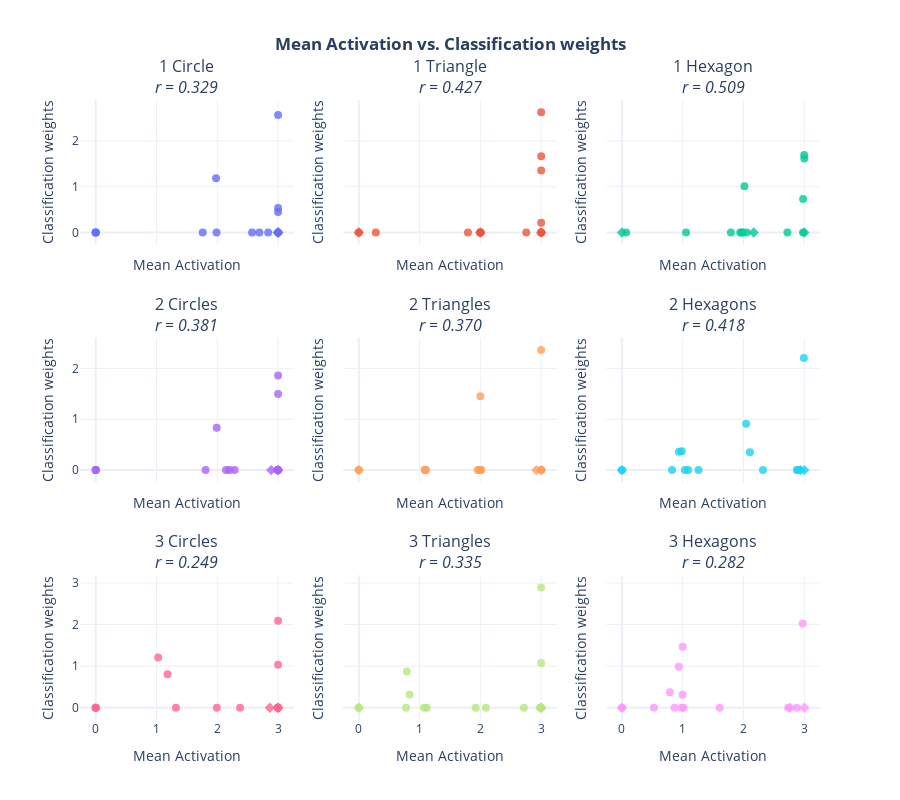

Here is the notebook cell this chart was saved with:
### Code cell
plot_importance_comparison(
    transformed_mean_scores, 
    transformed_weight_scores, 
    class_idx_to_name,
    figure_title="Mean Activation vs. Classification weights",
    x_label="Mean Activation",
    y_label="Classification weights",
    special_prototypes=DEAD_PROTOTYPES,
    special_label='Dead',
    exclude_special_prototypes_from_corr_calc=True
)

### Figure 1 — Plotly figure (JSON) as saved in the notebook; plotly's stock layout.template omitted (floating-point values rounded to 4 significant figures)
{"data": [{"hovertext": ["Prototype 0", "Prototype 1", "Prototype 2", "Prototype 3", "Prototype 4", "Prototype 5", "Prototype 6", "Prototype 7", "Prototype 8", "Prototype 9", "Prototype 10", "Prototype 11", "Prototype 12", "Prototype 13<br>Dead", "Prototype 14<br>Dead", "Prototype 15<br>Dead"], "marker": {"opacity": 0.8, "size": 8, "symbol": ["circle", "circle", "circle", "circle", "circle", "circle", "circle", "circle", "circle", "circle", "circle", "circle", "circle", "diamond", "diamond", "diamond"]}, "mode": "markers", "name": "Class 0", "type": "scatter", "x": [3, 0, 2.572, 1.98, 1.987, 2.838, 3, 3, 2.693, 0, 0, 1.76, 3, 3, 3, 3], "xaxis": "x", "y": [0.447, 0, 0, 1.184, 0, 0, 2.569, 0, 0, 0, 0, 0, 0.533, 0, 0, 0], "yaxis": "y"}, {"hovertext": ["Prototype 0", "Prototype 1", "Prototype 2", "Prototype 3", "Prototype 4", "Prototype 5", "Prototype 6", "Prototype 7", "Prototype 8", "Prototype 9", "Prototype 10", "Prototype 11", "Prototype 12", "Prototype 13<br>Dead", "Prototype 14<br>Dead", "Prototype 15<br>Dead"], "marker": {"opacity": 0.8, "size": 8, "symbol": ["circle", "circle", "circle", "circle", "circle", "circle", "circle", "circle", "circle", "circle", "circle", "circle", "circle", "diamond", "diamond", "diamond"]}, "mode": "markers", "name": "Class 1", "type": "scatter", "x": [3, 2.755, 3, 3, 2, 1.995, 3, 3, 1.795, 0.28, 0, 3, 2.003, 3, 0, 2], "xaxis": "x2", "y": [0, 0, 0, 2.628, 0, 0, 1.667, 0.2123, 0, 0, 0, 1.356, 0, 0, 0, 0], "yaxis": "y2"}, {"hovertext": ["Prototype 0", "Prototype 1", "Prototype 2", "Prototype 3", "Prototype 4", "Prototype 5", "Prototype 6", "Prototype 7", "Prototype 8", "Prototype 9", "Prototype 10", "Prototype 11", "Prototype 12", "Prototype 13<br>Dead", "Prototype 14<br>Dead", "Prototype 15<br>Dead"], "marker": {"opacity": 0.8, "size": 8, "symbol": ["circle", "circle", "circle", "circle", "circle", "circle", "circle", "circle", "circle", "circle", "circle", "circle", "circle", "diamond", "diamond", "diamond"]}, "mode": "markers", "name": "Class 2", "type": "scatter", "x": [2.98, 0.07, 2.98, 2.015, 1.945, 1.055, 2.053, 1.793, 1.975, 2.723, 3, 2.997, 1.99, 3, 0, 2.168], "xaxis": "x3", "y": [0.7294, 0, 0, 1.007, 0, 0, 0, 0, 0, 0, 1.618, 1.695, 0, 0, 0, 0], "yaxis": "y3"}, {"hovertext": ["Prototype 0", "Prototype 1", "Prototype 2", "Prototype 3", "Prototype 4", "Prototype 5", "Prototype 6", "Prototype 7", "Prototype 8", "Prototype 9", "Prototype 10", "Prototype 11", "Prototype 12", "Prototype 13<br>Dead", "Prototype 14<br>Dead", "Prototype 15<br>Dead"], "marker": {"opacity": 0.8, "size": 8, "symbol": ["circle", "circle", "circle", "circle", "circle", "circle", "circle", "circle", "circle", "circle", "circle", "circle", "circle", "diamond", "diamond", "diamond"]}, "mode": "markers", "name": "Class 3", "type": "scatter", "x": [2.285, 0, 2.142, 1.808, 3, 3, 2.2, 3, 2.99, 0, 0, 1.99, 2.997, 3, 3, 2.888], "xaxis": "x4", "y": [0, 0, 0, 0, 1.861, 1.495, 0, 0, 0, 0, 0, 0.8326, 0, 0, 0, 0], "yaxis": "y4"}, {"hovertext": ["Prototype 0", "Prototype 1", "Prototype 2", "Prototype 3", "Prototype 4", "Prototype 5", "Prototype 6", "Prototype 7", "Prototype 8", "Prototype 9", "Prototype 10", "Prototype 11", "Prototype 12", "Prototype 13<br>Dead", "Prototype 14<br>Dead", "Prototype 15<br>Dead"], "marker": {"opacity": 0.8, "size": 8, "symbol": ["circle", "circle", "circle", "circle", "circle", "circle", "circle", "circle", "circle", "circle", "circle", "circle", "circle", "diamond", "diamond", "diamond"]}, "mode": "markers", "name": "Class 4", "type": "scatter", "x": [1.995, 3, 3, 1.105, 1.987, 1.955, 2, 1.09, 1.085, 3, 0, 1.997, 2.013, 3, 0, 2.92], "xaxis": "x5", "y": [0, 2.364, 0, 0, 0, 0, 1.45, 0, 0, 0, 0, 0, 0, 0, 0, 0], "yaxis": "y5"}, {"hovertext": ["Prototype 0", "Prototype 1", "Prototype 2", "Prototype 3", "Prototype 4", "Prototype 5", "Prototype 6", "Prototype 7", "Prototype 8", "Prototype 9", "Prototype 10", "Prototype 11", "Prototype 12", "Prototype 13<br>Dead", "Prototype 14<br>Dead", "Prototype 15<br>Dead"], "marker": {"opacity": 0.8, "size": 8, "symbol": ["circle", "circle", "circle", "circle", "circle", "circle", "circle", "circle", "circle", "circle", "circle", "circle", "circle", "diamond", "diamond", "diamond"]}, "mode": "markers", "name": "Class 5", "type": "scatter", "x": [2.043, 0, 1.26, 0.985, 2.32, 0.9375, 1.09, 0.825, 1.035, 2.878, 2.993, 2.105, 2.898, 3, 0, 2.938], "xaxis": "x6", "y": [0.9106, 0, 0, 0.3719, 0, 0.3607, 0, 0, 0, 0, 2.202, 0.3486, 0, 0, 0, 0], "yaxis": "y6"}, {"hovertext": ["Prototype 0", "Prototype 1", "Prototype 2", "Prototype 3", "Prototype 4", "Prototype 5", "Prototype 6", "Prototype 7", "Prototype 8", "Prototype 9", "Prototype 10", "Prototype 11", "Prototype 12", "Prototype 13<br>Dead", "Prototype 14<br>Dead", "Prototype 15<br>Dead"], "marker": {"opacity": 0.8, "size": 8, "symbol": ["circle", "circle", "circle", "circle", "circle", "circle", "circle", "circle", "circle", "circle", "circle", "circle", "circle", "diamond", "diamond", "diamond"]}, "mode": "markers", "name": "Class 6", "type": "scatter", "x": [1.028, 0, 2.375, 1.32, 3, 3, 1.992, 3, 3, 0, 0, 1.183, 2.995, 3, 3, 2.865], "xaxis": "x7", "y": [1.21, 0, 0, 0, 1.031, 2.092, 0, 0, 0, 0, 0, 0.8048, 0, 0, 0, 0], "yaxis": "y7"}, {"hovertext": ["Prototype 0", "Prototype 1", "Prototype 2", "Prototype 3", "Prototype 4", "Prototype 5", "Prototype 6", "Prototype 7", "Prototype 8", "Prototype 9", "Prototype 10", "Prototype 11", "Prototype 12", "Prototype 13<br>Dead", "Prototype 14<br>Dead", "Prototype 15<br>Dead"], "marker": {"opacity": 0.8, "size": 8, "symbol": ["circle", "circle", "circle", "circle", "circle", "circle", "circle", "circle", "circle", "circle", "circle", "circle", "circle", "diamond", "diamond", "diamond"]}, "mode": "markers", "name": "Class 7", "type": "scatter", "x": [2.715, 3, 2.98, 2.997, 1.07, 1.923, 1.12, 0.835, 0.7775, 3, 0, 0.79, 2.09, 3, 0, 3], "xaxis": "x8", "y": [0, 1.074, 0, 2.89, 0, 0, 0, 0.3205, 0, 0, 0, 0.8703, 0, 0, 0, 0], "yaxis": "y8"}, {"hovertext": ["Prototype 0", "Prototype 1", "Prototype 2", "Prototype 3", "Prototype 4", "Prototype 5", "Prototype 6", "Prototype 7", "Prototype 8", "Prototype 9", "Prototype 10", "Prototype 11", "Prototype 12", "Prototype 13<br>Dead", "Prototype 14<br>Dead", "Prototype 15<br>Dead"], "marker": {"opacity": 0.8, "size": 8, "symbol": ["circle", "circle", "circle", "circle", "circle", "circle", "circle", "circle", "circle", "circle", "circle", "circle", "circle", "diamond", "diamond", "diamond"]}, "mode": "markers", "name": "Class 8", "type": "scatter", "x": [1, 0, 0.79, 0.985, 1.607, 0.8675, 1.015, 0.5275, 0.9975, 2.735, 2.973, 0.935, 2.875, 3, 0, 2.765], "xaxis": "x9", "y": [1.466, 0, 0.3759, 0, 0, 0, 0, 0, 0.31, 0, 2.027, 0.9878, 0, 0, 0, 0], "yaxis": "y9"}, {"marker": {"color": "black", "size": 10, "symbol": "diamond"}, "mode": "markers", "name": "Dead", "type": "scatter", "x": [null], "y": [null]}], "layout": {"annotations": [{"font": {"size": 16}, "showarrow": false, "text": "1 Circle<br><i>r = 0.329</i>", "x": 0.1444, "xanchor": "center", "xref": "paper", "y": 1.0, "yanchor": "bottom", "yref": "paper"}, {"font": {"size": 16}, "showarrow": false, "text": "1 Triangle<br><i>r = 0.427</i>", "x": 0.5, "xanchor": "center", "xref": "paper", "y": 1.0, "yanchor": "bottom", "yref": "paper"}, {"font": {"size": 16}, "showarrow": false, "text": "1 Hexagon<br><i>r = 0.509</i>", "x": 0.8556, "xanchor": "center", "xref": "paper", "y": 1.0, "yanchor": "bottom", "yref": "paper"}, {"font": {"size": 16}, "showarrow": false, "text": "2 Circles<br><i>r = 0.381</i>", "x": 0.1444, "xanchor": "center", "xref": "paper", "y": 0.6167, "yanchor": "bottom", "yref": "paper"}, {"font": {"size": 16}, "showarrow": false, "text": "2 Triangles<br><i>r = 0.370</i>", "x": 0.5, "xanchor": "center", "xref": "paper", "y": 0.6167, "yanchor": "bottom", "yref": "paper"}, {"font": {"size": 16}, "showarrow": false, "text": "2 Hexagons<br><i>r = 0.418</i>", "x": 0.8556, "xanchor": "center", "xref": "paper", "y": 0.6167, "yanchor": "bottom", "yref": "paper"}, {"font": {"size": 16}, "showarrow": false, "text": "3 Circles<br><i>r = 0.249</i>", "x": 0.1444, "xanchor": "center", "xref": "paper", "y": 0.2333, "yanchor": "bottom", "yref": "paper"}, {"font": {"size": 16}, "showarrow": false, "text": "3 Triangles<br><i>r = 0.335</i>", "x": 0.5, "xanchor": "center", "xref": "paper", "y": 0.2333, "yanchor": "bottom", "yref": "paper"}, {"font": {"size": 16}, "showarrow": false, "text": "3 Hexagons<br><i>r = 0.282</i>", "x": 0.8556, "xanchor": "center", "xref": "paper", "y": 0.2333, "yanchor": "bottom", "yref": "paper"}], "height": 800, "showlegend": false, "title": {"text": "<b>Mean Activation vs. Classification weights</b>", "x": 0.5}, "width": 900, "xaxis": {"anchor": "y", "domain": [0, 0.2889], "matches": "x7", "showticklabels": false, "title": {"text": "Mean Activation"}}, "xaxis2": {"anchor": "y2", "domain": [0.3556, 0.6444], "matches": "x8", "showticklabels": false, "title": {"text": "Mean Activation"}}, "xaxis3": {"anchor": "y3", "domain": [0.7111, 1], "matches": "x9", "showticklabels": false, "title": {"text": "Mean Activation"}}, "xaxis4": {"anchor": "y4", "domain": [0, 0.2889], "matches": "x7", "showticklabels": false, "title": {"text": "Mean Activation"}}, "xaxis5": {"anchor": "y5", "domain": [0.3556, 0.6444], "matches": "x8", "showticklabels": false, "title": {"text": "Mean Activation"}}, "xaxis6": {"anchor": "y6", "domain": [0.7111, 1], "matches": "x9", "showticklabels": false, "title": {"text": "Mean Activation"}}, "xaxis7": {"anchor": "y7", "domain": [0, 0.2889], "title": {"text": "Mean Activation"}}, "xaxis8": {"anchor": "y8", "domain": [0.3556, 0.6444], "title": {"text": "Mean Activation"}}, "xaxis9": {"anchor": "y9", "domain": [0.7111, 1], "title": {"text": "Mean Activation"}}, "yaxis": {"anchor": "x", "domain": [0.7667, 1.0], "title": {"text": "Classification weights"}}, "yaxis2": {"anchor": "x2", "domain": [0.7667, 1.0], "matches": "y", "showticklabels": false, "title": {"text": "Classification weights"}}, "yaxis3": {"anchor": "x3", "domain": [0.7667, 1.0], "matches": "y", "showticklabels": false, "title": {"text": "Classification weights"}}, "yaxis4": {"anchor": "x4", "domain": [0.3833, 0.6167], "title": {"text": "Classification weights"}}, "yaxis5": {"anchor": "x5", "domain": [0.3833, 0.6167], "matches": "y4", "showticklabels": false, "title": {"text": "Classification weights"}}, "yaxis6": {"anchor": "x6", "domain": [0.3833, 0.6167], "matches": "y4", "showticklabels": false, "title": {"text": "Classification weights"}}, "yaxis7": {"anchor": "x7", "domain": [0, 0.2333], "title": {"text": "Classification weights"}}, "yaxis8": {"anchor": "x8", "domain": [0, 0.2333], "matches": "y7", "showticklabels": false, "title": {"text": "Classification weights"}}, "yaxis9": {"anchor": "x9", "domain": [0, 0.2333], "matches": "y7", "showticklabels": false, "title": {"text": "Classification weights"}}}}
